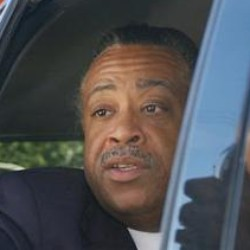
#> input picture Python data/face_recognition/face/Al_Sharpton/Al_Sharpton_0001.jpg, 250 x 250 px; its folder holds only this picture in this run
$ python work1.py
#> lines starting #> are read from the running program, lines starting #| are printed output that depends on the picture
import cv2
import os
import numpy as np

# 定义输入和输出文件夹的相对路径
input_folder = 'face'
output_folder = 'images/after'
target_size = (100, 100)

# 确保输出文件夹存在
if not os.path.exists(output_folder):
    os.makedirs(output_folder)

# 加载OpenCV的预训练人脸检测模型
face_cascade = cv2.CascadeClassifier(cv2.data.haarcascades + 'haarcascade_frontalface_default.xml')

# 遍历每个人的子文件夹
for person_name in os.listdir(input_folder):
    person_folder = os.path.join(input_folder, person_name)
    # 创建相应的输出子文件夹
    output_person_folder = os.path.join(output_folder, person_name)
    if not os.path.exists(output_person_folder):
        os.makedirs(output_person_folder)

    # 遍历子文件夹中的所有图片
    for img_name in os.listdir(person_folder):
        img_path = os.path.join(person_folder, img_name)
        img = cv2.imread(img_path)
#> img is the input picture: shape (250, 250, 3); mean B, G, R 82.6, 79.7, 78.8
        if img is None:
            continue
        gray = cv2.cvtColor(img, cv2.COLOR_BGR2GRAY)
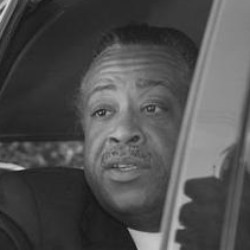
#> gray: shape (250, 250); min 18, max 213, mean 79.8

        # 检测图片中的人脸
        faces = face_cascade.detectMultiScale(gray, 1.1, 4)
#> faces = [[66, 67, 118, 118]]

        if faces is not None and len(faces) > 0:
            x, y, w, h = faces[0]
#> x = 66; y = 67; w = 118; h = 118
            face = img[y:y+h, x:x+w]
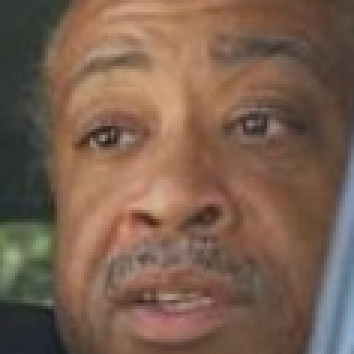
#> face: shape (118, 118, 3) (shown 3 times larger); mean B, G, R 79.3, 95.6, 122.2
            resized_face = cv2.resize(face, target_size)

            # 图像增强：亮度与对比度调整
            alpha = 1.2  # 对比度控制
            beta = 20    # 亮度控制
            enhanced_face = cv2.convertScaleAbs(resized_face, alpha=alpha, beta=beta)
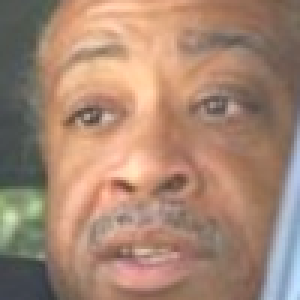
#> enhanced_face: shape (100, 100, 3) (shown 3 times larger); mean B, G, R 115, 134.6, 166.4

            # 图像增强：高斯模糊
            blurred_face = cv2.GaussianBlur(enhanced_face, (5, 5), 0)

            # 保存处理后的图像到相应的输出子文件夹
            output_path = os.path.join(output_person_folder, img_name)
            cv2.imwrite(output_path, blurred_face)
#> pass 2 of the loop `for person_name in os.listdir(input_folder):`:
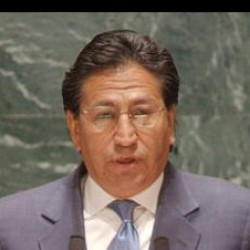
#> input picture Python data/face_recognition/face/Alejandro_Toledo/Alejandro_Toledo_0001.jpg, 250 x 250 px
#> img is the input picture: shape (250, 250, 3); mean B, G, R 94.5, 103.7, 116.8
#> `gray = cv2.cvtColor(img, cv2.COLOR_BGR2GRAY)`:
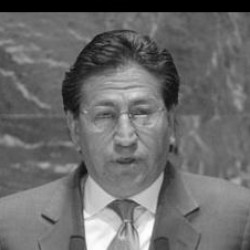
#> gray: shape (250, 250); min 0, max 254, mean 106.6
#> faces = [[66, 68, 114, 114]]
#> y = 68; w = 114
#> face: shape (114, 114, 3)
#> `enhanced_face = cv2.convertScaleAbs(resized_face, alpha=alpha, beta=be..`:
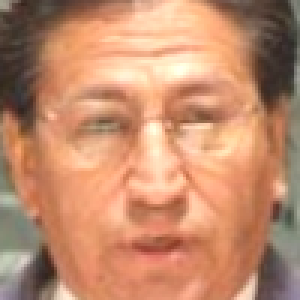
#> enhanced_face: shape (100, 100, 3) (shown 3 times larger); mean B, G, R 109, 139.7, 194.1

print("人脸检测、裁剪和图像增强完成。")
